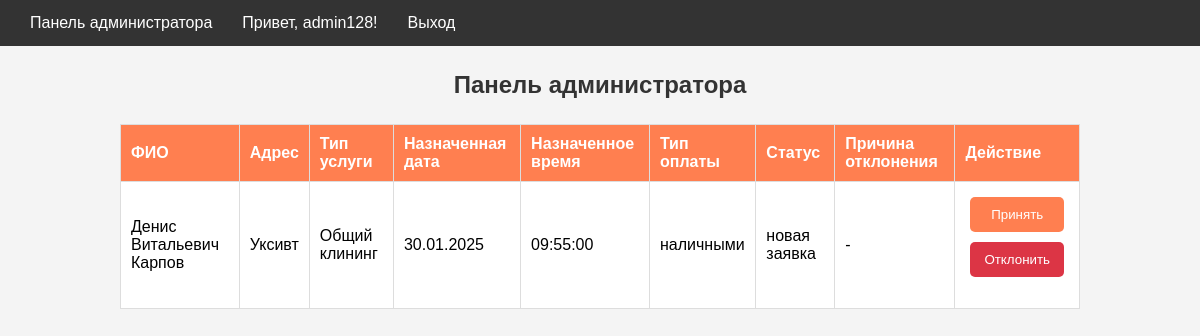
/admin_panel.php (signed in), run on an earlier commit of the app's database.
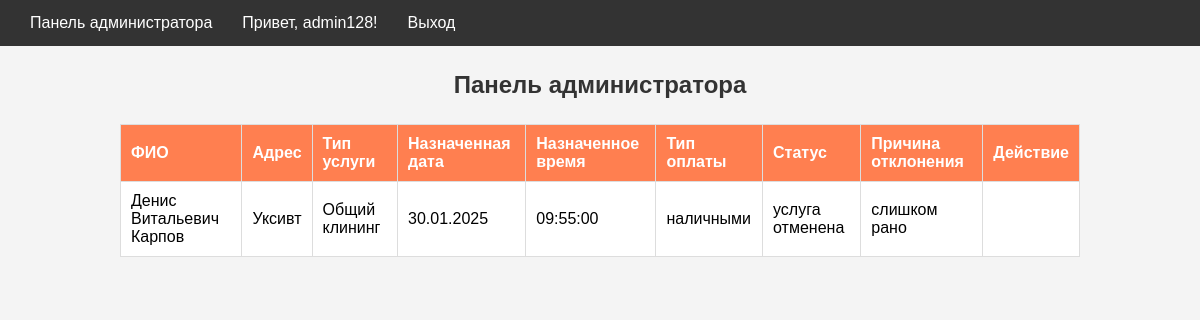
And on a later commit of the database.
### tables this page shows
CREATE TABLE `applications` (
  `id` int NOT NULL,
  `user_id` int NOT NULL,
  `address` text NOT NULL,
  `contact_data` varchar(255) NOT NULL,
  `type_service_id` int DEFAULT NULL,
  `custom_service` text,
  `date_get_service` date NOT NULL,
  `time_get_service` time NOT NULL,
  `type_payment` enum('наличными','банковская карта') NOT NULL,
  `status_provision` enum('новая заявка','в работе','услуга оказана','услуга отменена') NOT NULL DEFAULT 'новая заявка',
  `reason_reject` text
);

CREATE TABLE `users` (
  `id` int NOT NULL,
  `fio` varchar(255) NOT NULL,
  `telephone` varchar(20) NOT NULL,
  `email` varchar(255) NOT NULL,
  `login` varchar(100) NOT NULL,
  `password` varchar(255) NOT NULL,
  `role` enum('user','admin') NOT NULL DEFAULT 'user'
);

CREATE TABLE `services` (
  `id` int NOT NULL,
  `name` varchar(255) NOT NULL,
  `description` text
);

### admin_panel.php (the view, shortened to what this page needs)
<?php
include 'includes/nav.php';
include 'settings.php';
$query = "SELECT applications.*, users.fio, services.name
          FROM applications
          JOIN users ON applications.user_id = users.id
          JOIN services ON applications.type_service_id = services.id";
$result = mysqli_query($connect, $query);
?>
<h2>Панель администратора</h2>
<table border="1">
    <tr>
        <th>ФИО</th>
        <th>Адрес</th>
        <th>Тип услуги</th>
        <th>Назначенная дата</th>
        <th>Назначенное время</th>
        <th>Тип оплаты</th>
        <th>Статус</th>
        <th>Причина отклонения</th>
        <th>Действие</th>
    </tr>
    <?php while ($application = mysqli_fetch_assoc($result)) { ?>
        <tr>
            <td><?= htmlspecialchars($application['fio']) ?></td>
            <td><?= htmlspecialchars($application['address']) ?></td>
            <td>
                <?= !empty(trim($application['name']))
                    ? htmlspecialchars($application['name'])
                    : htmlspecialchars($application['custom_service'] ?? '') ?>
            </td>
            <td><?= date("d.m.Y", strtotime($application['date_get_service'])) ?></td>
            <td><?= htmlspecialchars($application['time_get_service']) ?></td>
            <td><?= htmlspecialchars($application['type_payment']) ?></td>
            <td><?= htmlspecialchars($application['status_provision'] ?? '') ?></td>
            <td>
                <?php if ($application['status_provision'] == 'услуга отменена' && !empty($application['reason_reject'])): ?>
                    <?= htmlspecialchars($application['reason_reject']) ?>
                <?php else: ?>
                    -
                <?php endif; ?>
            </td>
            <td>
                <?php if (($application['status_provision'] ?? '') === 'новая заявка') { ?>
                    <form method="POST" action="update_status.php">
                        <button type="submit" name="action" value="accept">Принять</button>
                        <button type="button" class="reject-button" data-id="<?= $application['id'] ?>">Отклонить</button>
                    </form>
                <?php } ?>
            </td>
        </tr>
    <?php } ?>
</table>

What changed in the data, as far as the page shows it:
changed applications "Уксивт": status_provision "новая заявка" → "услуга отменена"; reason_reject (not shown) → "слишком рано"; no longer shows "- Принять Отклонить"
